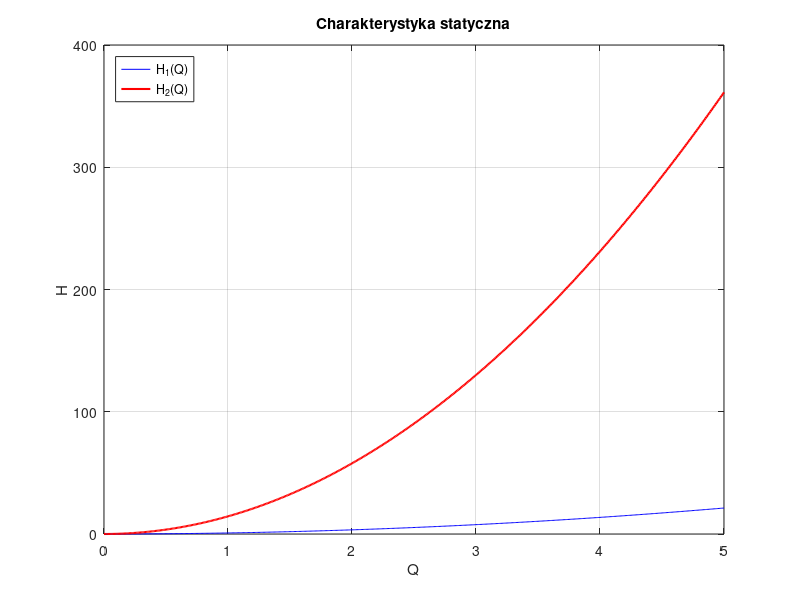

This figure's MATLAB source:
clc;
clear;
close all;

C1 = 1.0847;
C2 = 0.263067;

H1 = 1 ;
H2 = 10;


%charakterystyka statyczna
qwe = 3;
q0 = qwe;
h10 = q0*q0 / (C1*C1);
h20 = (q0./C2).^2 ;

Q = 0:0.01: 5;

H10 = (Q./C1).^2;
H20 = (C1/C2).^2. *H10;

figure;
plot(Q, H10, 'b', Q, H20, 'r', 'LineWidth', 1.5);
grid on;
xlabel('Q');
ylabel('H');
title('Charakterystyka statyczna');
legend('H_1(Q)', 'H_2(Q)', 'Location', 'northwest');
